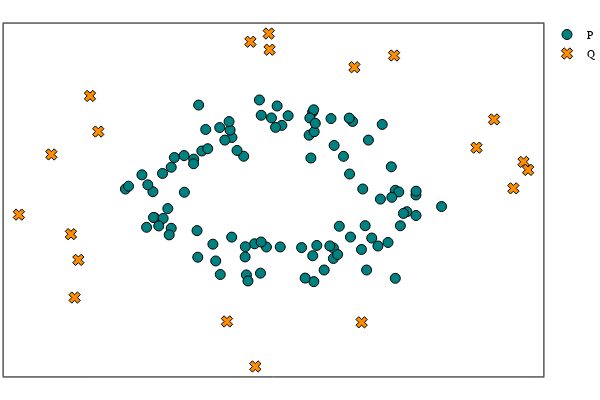

The notebook cell this image was saved under:
### Code cell
plot_P_Q(P, Q)

### Figure 1 — Plotly figure (JSON) as saved in the notebook; plotly's stock layout.template omitted (floating-point values rounded to 4 significant figures)
{"data": [{"colorbar": {"title": ""}, "legendgroup": "P", "marker": {"color": "rgba(0, 129, 129, 1.000)", "line": {"color": "rgba(0, 0, 0, 1.000)", "width": 1}, "size": 10, "symbol": "circle"}, "mode": "markers", "name": "P", "showlegend": true, "type": "scatter", "x": [-1.096, 1.097, 0.4245, -0.7122, -0.07937, -1.031, 0.5566, -0.1774, -0.5334, -0.8955, -0.4014, 0.9289, 0.7371, 1.024, -0.4592, -0.9665, -0.2833, 0.005522, 0.2554, 0.2899, 0.9291, 0.4245, 0.8223, -0.912, -0.007691, 0.2642, -1.268, 0.2273, -0.4963, 1.306, -0.03322, -1.04, 0.2687, 0.4593, -0.6854, 0.6533, -0.6462, -0.5563, 0.05621, 0.8078, 0.7102, 0.6953, -0.7885, 0.7874, -0.1628, 0.4308, -0.2166, -0.87, -0.8955, -0.416, -0.5981, 0.9569, -0.2706, 0.8695, -0.3055, -0.7136, -1.045, 0.9949, 0.5809, 0.3496, -0.3596, -0.1204, 0.1661, -1.134, 0.5536, -0.5006, 0.4731, 0.3957, -0.4246, -1.086, 0.564, -0.791, 0.5072, -0.1636, -0.04613, 0.9702, 0.2415, 0.6639, -0.9613, 0.2566, 0.2657, 0.2332, 1.098, 0.6835, -0.9972, 0.2775, -0.2939, -1.243, 0.9005, 0.8966, -0.292, -0.6724, 0.4055, -0.6146, 1.098, -0.1688, 0.195, -0.6794, -0.9233, -0.4034], "xaxis": "x1", "y": [-0.5048, -0.03785, -0.9557, 0.4797, 1.075, -0.3667, 0.265, 1.335, -0.9911, -0.5192, 0.7931, -1.242, -0.6601, -0.2796, 0.7545, 0.2732, -1.193, 0.9676, 1.159, -0.7676, 0.02921, -0.8028, 0.981, -0.6145, -0.7886, 1.192, 0.04793, 0.826, -1.187, -0.2055, 1.248, -0.3622, 0.8761, -0.8987, -0.5528, -0.8251, 0.5978, -0.749, 1.107, -0.09756, 0.755, -1.122, 0.001686, -0.7753, 1.113, 0.6779, -0.7429, 0.503, 0.3625, 0.8992, 0.6306, 0.006302, -1.28, -0.7242, 0.5216, 0.4131, 0.009587, -0.3039, 1.025, -1.122, 0.6056, -0.7894, -0.7983, 0.2529, 1.073, 0.936, -0.4898, -0.7739, 1.022, 0.1086, -0.6456, 0.5311, 0.5204, -0.7177, 0.9387, -0.4824, 0.496, 0.04851, -0.3766, -0.9157, -1.29, 1.075, -0.3345, -0.4812, -0.4853, 0.9974, -0.933, 0.08942, -0.07179, 0.369, -0.7853, 1.261, 1.066, 0.9083, 0.01637, -1.167, -1.239, -0.937, -0.2343, -0.6466], "yaxis": "y1", "zmax": null, "zmin": null}, {"colorbar": {"title": ""}, "legendgroup": "Q", "marker": {"color": "rgba(255, 141, 0, 1.000)", "line": {"color": "rgba(0, 0, 0, 1.000)", "width": 1}, "size": 10, "symbol": "x"}, "mode": "markers", "name": "Q", "showlegend": true, "type": "scatter", "x": [-0.09522, -1.652, -1.557, -0.1014, 0.5959, -0.2109, -2.136, -1.49, 1.59, 0.6548, 1.89, -0.4418, 1.973, -0.2505, -1.712, -1.871, -1.682, 1.733, 2.01, 0.9191], "xaxis": "x1", "y": [2.061, -0.9755, 1.393, 2.295, 1.808, -2.516, -0.3216, 0.8781, 0.6457, -1.878, 0.05763, -1.865, 0.4403, 2.176, -0.6042, 0.5474, -1.52, 1.054, 0.3244, 1.977], "yaxis": "y1", "zmax": null, "zmin": null}], "layout": {"annotations": [], "height": 400, "legend": {"bgcolor": "rgba(255, 255, 255, 1.000)", "bordercolor": "rgba(0, 0, 0, 1.000)", "font": {"color": "rgba(0, 0, 0, 1.000)", "family": "sans-serif", "size": 11}, "tracegroupgap": 0, "x": 1, "y": 1}, "margin": {"b": 20, "l": 0, "r": 0, "t": 20}, "paper_bgcolor": "rgba(255, 255, 255, 1.000)", "plot_bgcolor": "rgba(255, 255, 255, 1.000)", "showlegend": true, "width": 600, "xaxis": {"anchor": "y1", "domain": [0.006562, 0.9934], "gridcolor": "rgba(0, 0, 0, 0.100)", "gridwidth": 0.5, "linecolor": "rgba(0, 0, 0, 1.000)", "mirror": true, "range": [-2.26, 2.135], "showgrid": true, "showline": true, "showticklabels": true, "tickangle": 0, "tickcolor": "rgb(0, 0, 0)", "tickfont": {"color": "rgba(0, 0, 0, 1.000)", "family": "sans-serif", "size": 11}, "tickmode": "array", "ticks": "inside", "ticktext": [], "tickvals": [], "title": "", "titlefont": {"color": "rgba(0, 0, 0, 1.000)", "family": "sans-serif", "size": 15}, "type": "-", "visible": true, "zeroline": false, "zerolinecolor": "rgba(0, 0, 0, 1.000)"}, "yaxis": {"anchor": "x1", "domain": [0.009843, 0.9902], "gridcolor": "rgba(0, 0, 0, 0.100)", "gridwidth": 0.5, "linecolor": "rgba(0, 0, 0, 1.000)", "mirror": true, "range": [-2.66, 2.439], "showgrid": true, "showline": true, "showticklabels": true, "tickangle": 0, "tickcolor": "rgb(0, 0, 0)", "tickfont": {"color": "rgba(0, 0, 0, 1.000)", "family": "sans-serif", "size": 11}, "tickmode": "array", "ticks": "inside", "ticktext": [], "tickvals": [], "title": "", "titlefont": {"color": "rgba(0, 0, 0, 1.000)", "family": "sans-serif", "size": 15}, "type": "-", "visible": true, "zeroline": false, "zerolinecolor": "rgba(0, 0, 0, 1.000)"}}}
